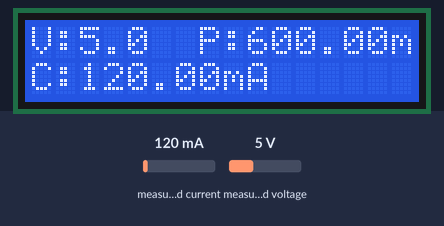
Simulated run of this sketch. Board: Arduino Uno, built with avr-gcc and run on an emulated ATmega328P. Parts: 16×2 character LCD. The inputs (shaded band) are chosen by the test bench; at power-on: measured current 120 mA, measured voltage 5 V. What the sketch prints to the serial monitor is not drawn.

Above: at 4.2 s.
4.3 s: measured current set to 40 mA
At 5.8 s:
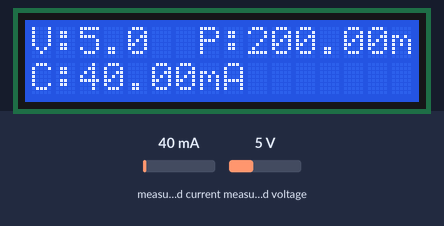
6.7 s: measured voltage set to 0.3 V
At 8.3 s:
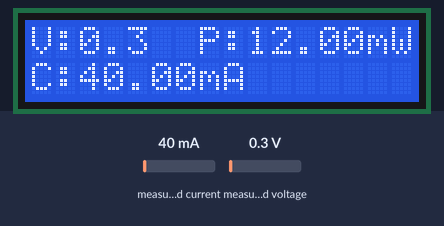
8.8 s: measured current set to 500 mA
At 10.6 s:
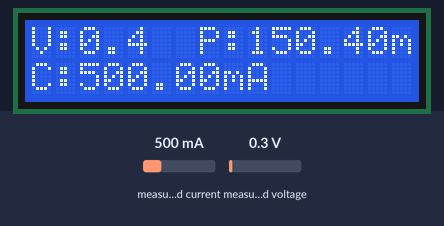
10.9 s: measured voltage set to 3.8 V
At 12.2 s:
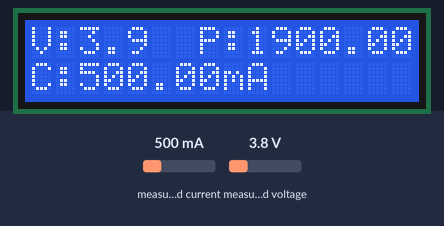
Timing chart, 0 to 13.9 s (numbered marks = the images above; inputs shaded):
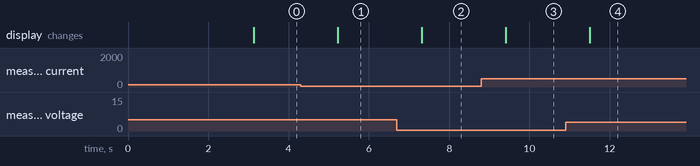

Measured:
- after the input at 4.3 s, the display: changes after 0.92 s (image 1)
- after the input at 6.7 s, the display: changes after 0.62 s (image 2)
- after the input at 8.8 s, the display: changes after 0.61 s (image 3)
- after the input at 10.9 s, the display: changes after 0.60 s (image 4)

The sketch:

Appendix_A.ino
```cpp
/*
 * Project: Energy Generation from Bio-Waste and Utilisation with IoT
 * Module:   Appendix A - Monitoring (INA219 Sensor & LCD Display)
 *
 * Authorship Disclaimer:
 * This code is part of a collaborative project. The core design and
 * primary development were led by Rafath Fatima.
 * I, Khatija Mahveen, acted as a Contributing Team Member.
 * I do not claim sole ownership of this project.
 */

#include <Wire.h>
#include <Adafruit_INA219.h>
#include <LiquidCrystal_I2C.h>

LiquidCrystal_I2C lcd(0x27, 16, 2); // Address for 16x2 LCD
Adafruit_INA219 ina219;

void setup(void)
{
  Serial.begin(115200);
  lcd.begin();
  lcd.backlight();

  Serial.println("Initializing INA219...");

  // Initialize the INA219 (uses largest range by default: 32V, 2A)
  if (! ina219.begin()) {
    Serial.println("Failed to find INA219 chip");
    while (1) { delay(10); }
  }

  // Set calibration for higher precision on current (32V, 1A range)
  ina219.setCalibration_32V_1A();

  // Display startup message
  lcd.setCursor(4, 0);
  lcd.print("Energy");
  lcd.setCursor(0, 1);
  lcd.print("generation");
  delay(3000);
  lcd.clear();
}

void loop(void)
{
  // 1. Read Sensor Values
  float shuntvoltage = ina219.getShuntVoltage_mV();
  float busvoltage   = ina219.getBusVoltage_V();
  float current_mA   = ina219.getCurrent_mA();
  float power_mW     = ina219.getPower_mW();

  // Calculate actual load voltage
  float loadvoltage = busvoltage + (shuntvoltage / 1000);

  // 2. Print to Serial Monitor for Debugging
  Serial.print("Bus Voltage:   "); Serial.print(busvoltage); Serial.println(" V");
  Serial.print("Shunt Voltage: "); Serial.print(shuntvoltage); Serial.println(" mV");
  Serial.print("Load Voltage:  "); Serial.print(loadvoltage); Serial.println(" V");
  Serial.print("Current:       "); Serial.print(current_mA); Serial.println(" mA");
  Serial.print("Power:         "); Serial.print(power_mW); Serial.println(" mW");
  Serial.println("");

  // 3. Update LCD Display (Without clearing every loop to prevent flickering)
  lcd.setCursor(0, 0);
  lcd.print("V:");
  lcd.print(loadvoltage, 1);
  lcd.print("  P:");
  lcd.print(power_mW);
  lcd.print("mW   "); // Add spaces to overwrite old characters

  lcd.setCursor(0, 1);
  lcd.print("C:");
  lcd.print(current_mA);
  lcd.print("mA    ");

  delay(1000); // Update every 1 second
}
```
